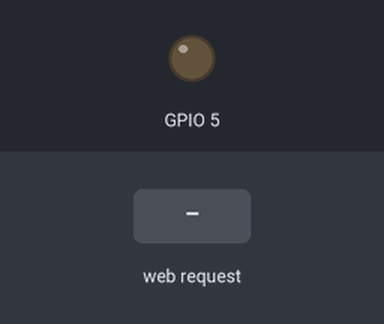
Simulated run of this sketch. Board: ESP8266 (NodeMCU). On the bench: output pins drawn as LEDs (lit = HIGH). Dashed ring = blinking. Inputs (shaded band) come from the test bench. WiFi joins after 1.5 s; servers stay silent unless stated; what the sketch prints to the serial monitor is not drawn.

Above: at 2.7 s.
2.8 s: HTTP request GET /pulse?bpm=120 received
At 3.07 s:
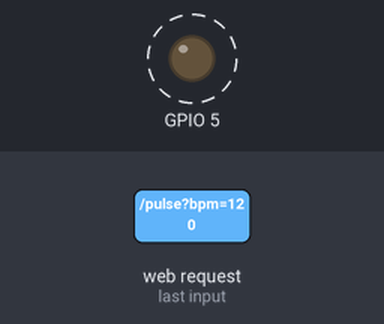
5.8 s: HTTP request GET /pulse received
At 7.0 s:
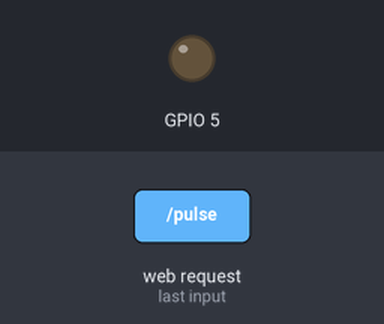
7.3 s: HTTP request GET /pulse?bpm=1 received
At 7.6 s:
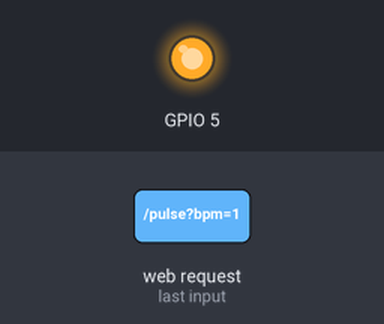
Timing chart, 0 to 14.8 s (numbered marks = the images above; inputs shaded):
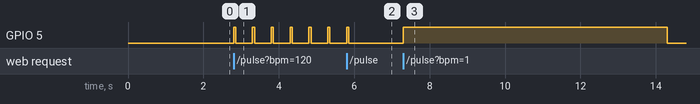

The sketch:

esp8266.ino
```cpp
#include <ESP8266WiFi.h>
#include <ESP8266WebServer.h>

ESP8266WebServer server;

const char* ssid = "nyu-media2.4GHz";
const char* pwd = "nyumedia-23-24";

unsigned long lastTime = 0;
unsigned long timerDelay = 5000;

int bpm = 0;

void setup() {
  // put your setup code here, to run once:
  Serial.begin(115200);

  pinMode(5, OUTPUT);

  Serial.print("Connecting to Wi-Fi");
  WiFi.begin(ssid, pwd);
  while (WiFi.status() != WL_CONNECTED) {
    Serial.print(".");
    delay(500);
  }
  Serial.print("Connected! IP Address: ");
  Serial.println(WiFi.localIP());

  server.on("/", [](){server.send(200, "text/plain", "Testing, testing. 1, 2, 3!");});
  server.on("/pulse", pulse);
  server.begin();
}

void loop() {
  // put your main code here, to run repeatedly:
  if (bpm > 0) {
    digitalWrite(5, HIGH);
    delay(7000 / bpm);
    digitalWrite(5, LOW);
    delay(53000 / bpm);
  }
  server.handleClient();
}

void pulse() {
  String output = "BPM set to " + server.arg("bpm");
  bpm = server.arg("bpm").toInt();
  server.send(200, "text/plain", output);
}
```

Measured:
- after the input at 2.8 s, GPIO 5: alternates HIGH for 0.06 s and LOW for 0.44 s, starting at once
- after the input at 5.8 s, GPIO 5: goes on until 5.9 s, then stays LOW
- after the input at 7.3 s, GPIO 5: LOW → HIGH at once, → LOW 7.0 s later
